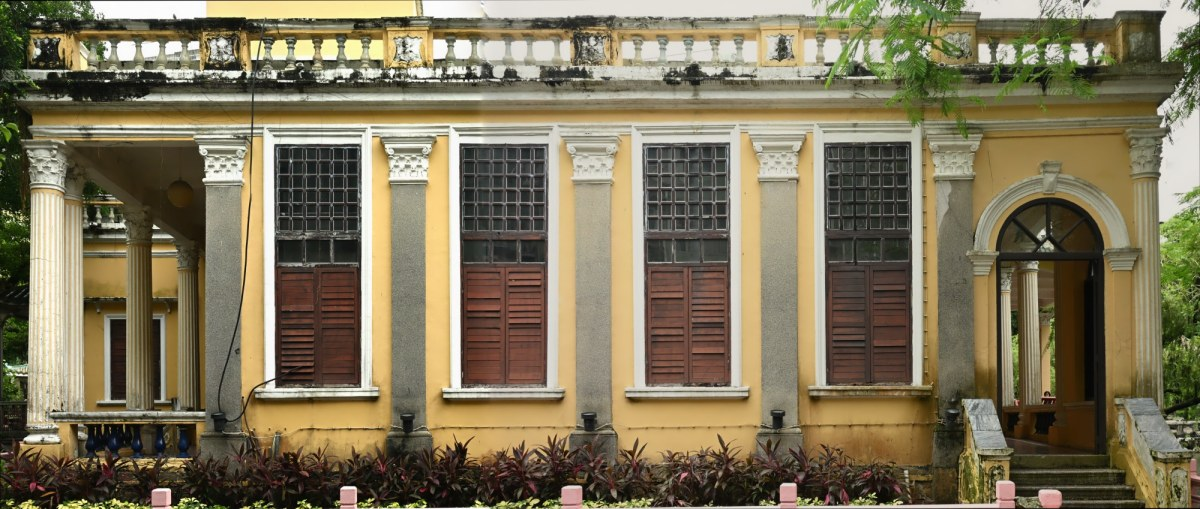
#> input picture assets/example-facade-orthophoto.jpg, 1200 x 509 px
$ python check_ortho.py ../../../../../assets/example-facade-orthophoto.jpg   (older library calls are emulated)
#> lines starting #> are read from the running program, lines starting #| are printed output that depends on the picture
#!/usr/bin/env python3
"""Check an existing ortho-facade image and print the same quality metrics."""

import argparse
import numpy as np
import cv2


def line_devs(img, maxdim=1800):
    h, w = img.shape[:2]
    s = maxdim / max(h, w)
    if s < 1:
        img = cv2.resize(img, (int(w * s), int(h * s)), interpolation=cv2.INTER_AREA)
    g = cv2.cvtColor(img, cv2.COLOR_BGR2GRAY)
    g = cv2.GaussianBlur(g, (5, 5), 1.0)
    e = cv2.Canny(g, 50, 180)
    lines = cv2.HoughLinesP(e, 1, np.pi / 180, threshold=80, minLineLength=80, maxLineGap=8)
    hd, vd = [], []
    if lines is not None:
        for x1, y1, x2, y2 in np.asarray(lines).reshape(-1, 4):
            a = np.degrees(np.arctan2(y2 - y1, x2 - x1)) % 180.0
            d = a if a <= 90 else a - 180.0
            (hd if abs(d) < 45 else vd).append(d)
    vd = [x - 90 if x > 0 else x + 90 for x in vd]
    return (float(np.median(hd)) if hd else 0.0,
            float(np.median(vd)) if vd else 0.0)


def main():
    ap = argparse.ArgumentParser()
    ap.add_argument("image")
    args = ap.parse_args()
    img = cv2.imread(args.image)
#> img is the input picture: shape (509, 1200, 3); mean B, G, R 90, 116.8, 126.8
    if img is None:
        raise SystemExit(f"cannot read {args.image}")
    g = cv2.cvtColor(img, cv2.COLOR_BGR2GRAY)
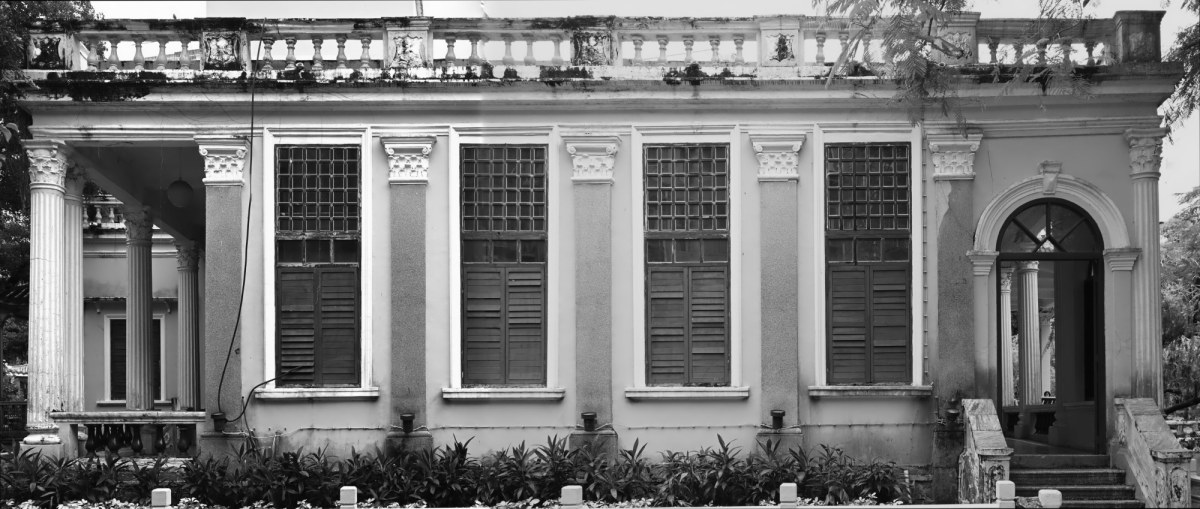
#> g: shape (509, 1200); min 1, max 255, mean 116.7
    h, w = g.shape
#> h = 509; w = 1200
    mask = g > 3
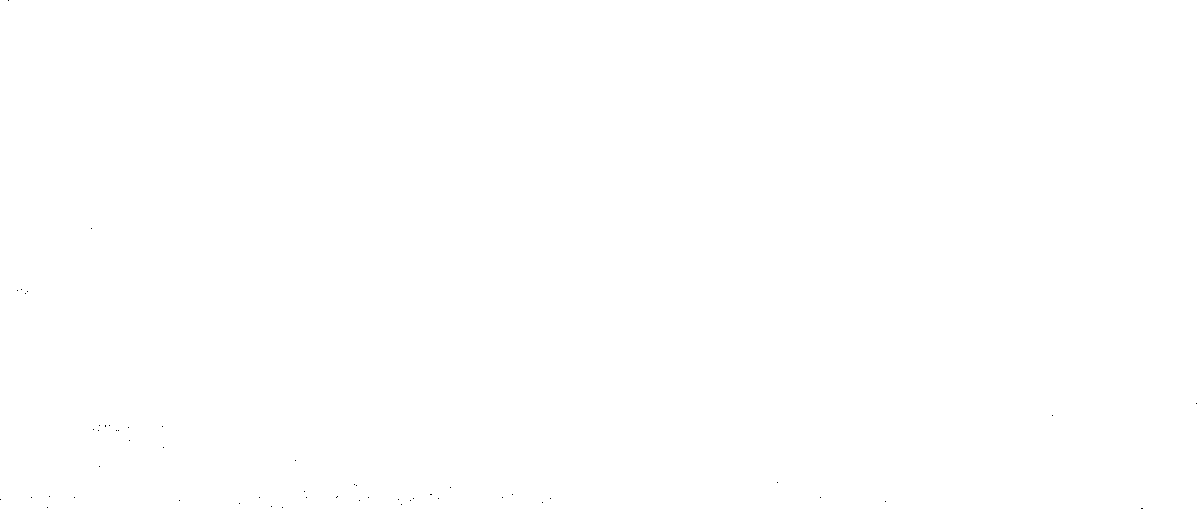
#> mask: shape (509, 1200) bool; 100% white; black in thin lines or dots
    cov = 100.0 * mask.mean()
#> cov = 99.99
    lap = cv2.Laplacian(g, cv2.CV_64F).var()
#> lap = 1651.7
    lm = g[:, : w // 4][mask[:, : w // 4]].mean()
#> lm = 105.5
    mm = g[:, w // 2 - w // 8 : w // 2 + w // 8][mask[:, w // 2 - w // 8 : w // 2 + w // 8]].mean()
#> mm = 131.6
    rm = g[:, 3 * w // 4 :][mask[:, 3 * w // 4 :]].mean()
#> rm = 103.4
    hd, vd = line_devs(img)
#> in line_devs, `e = cv2.Canny(g, 50, 180)`:
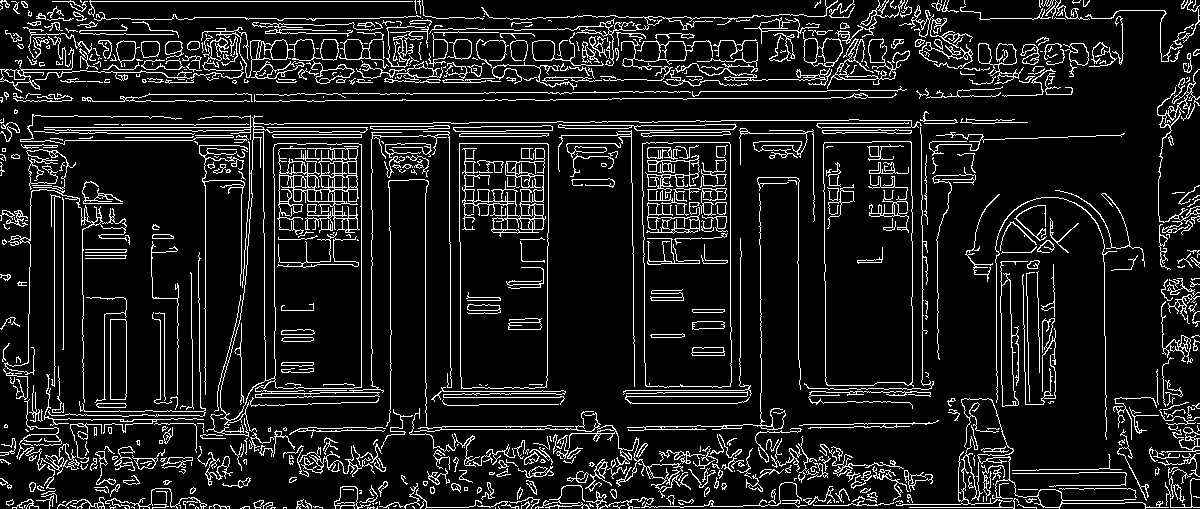
#> e: shape (509, 1200); 11.1% white in thin lines or dots
#> in line_devs, `lines = cv2.HoughLinesP(e, 1, np.pi / 180, threshold=80, minLineLength..`: lines = 119 rows, first 6: [52, 1, 422, 1], [909, 507, 1059, 507], [55, 130, 253, 130], [747, 79, 891, 79], [818, 127, 920, 127], [246, 123, 432, 123]
#> the loop in line_devs, `for x1, y1, x2, y2 in np.asarray(lines).reshape(-1, 4):` made 119 passes
#> (x1, y1, x2, y2, a, d) on passes 1 to 12: (52, 1, 422, 1, 0, 0), (909, 507, 1059, 507, 0, 0), (55, 130, 253, 130, 0, 0), (747, 79, 891, 79, 0, 0), (818, 127, 920, 127, 0, 0), (246, 123, 432, 123, 0, 0), (325, 100, 515, 100, 0, 0), (644, 506, 742, 506, 0, 0), (435, 395, 549, 393, 179, -1.01), (461, 133, 548, 133, 0, 0), (990, 18, 1122, 18, 0, 0), (361, 402, 361, 127, 90, 90)
#> hd = 0; vd = 0
    # column brightness profile for detecting dark/light bands or edges
    cols = g.mean(axis=0)
#> cols = 1200 values, max 189.2 at index 368, min 38.24 at index 0, mean 116.7
    edges = [round(float(cols[min(int(f * (w - 1)), w - 1)]), 1) for f in (0, 0.2, 0.5, 0.8, 1.0)]
#> edges = [38.2, 113.5, 142.5, 97.9, 99.6]
    print(f"size={w}x{h}")
#| size=1200x509
    print(f"coverage={cov:.1f}%  sharpness={lap:.1f}")
#| coverage=100.0%  sharpness=1651.7
    print(f"brightness L/M/R = {lm:.1f}/{mm:.1f}/{rm:.1f}")
#| brightness L/M/R = 105.5/131.6/103.4
    print(f"column brightness @0/0.2/0.5/0.8/1.0 = {edges}")
#| column brightness @0/0.2/0.5/0.8/1.0 = [38.2, 113.5, 142.5, 97.9, 99.6]
    print(f"line deviation H/V = {hd:.2f}/{vd:.2f} deg")
#| line deviation H/V = 0.00/0.00 deg


if __name__ == "__main__":
    main()
